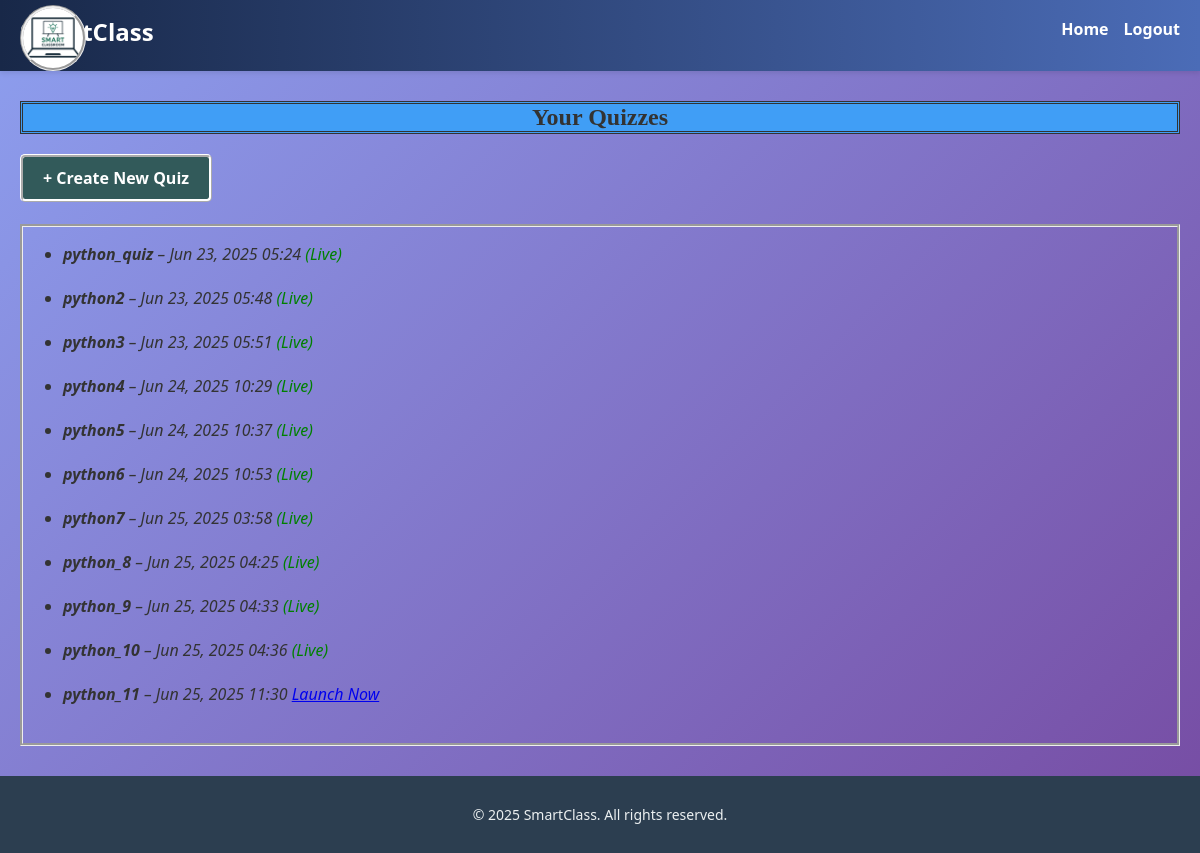
The app's page /teacher/quizzes/ (signed in), older data.
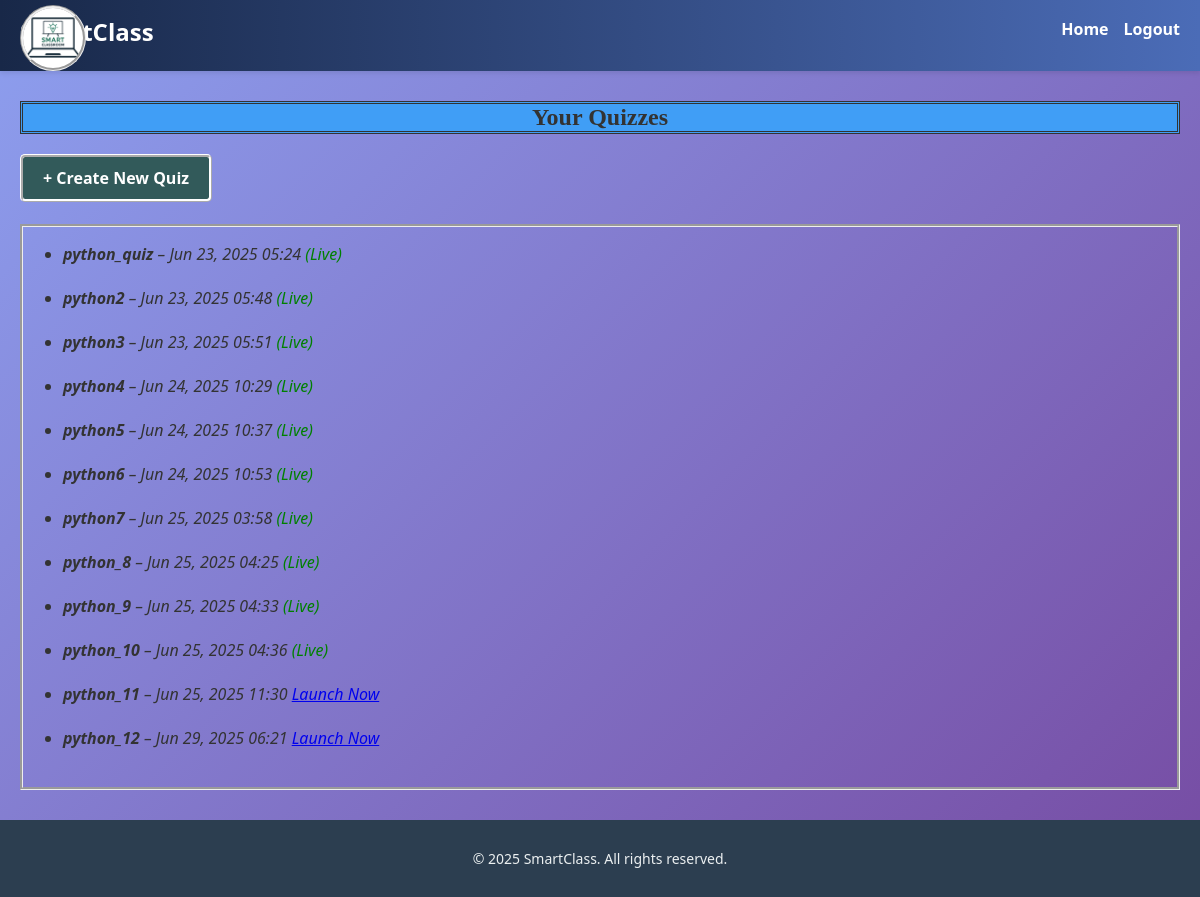
The same page, newer data.
### core/models.py (models this page shows, shortened)
class LiveQuiz(models.Model):
    title = models.CharField(max_length=200)
    created_by = models.ForeignKey(User, on_delete=models.CASCADE)
    is_active = models.BooleanField(default=False)
    created_at = models.DateTimeField(auto_now_add=True)

### core/views.py (the view)
# urls.py: path('teacher/quizzes/', views.teacher_quizzes, name='teacher_quizzes'),
@login_required
def teacher_quizzes(request):
    quizzes = LiveQuiz.objects.filter(created_by=request.user)
    return render(request, 'core/teacher_quizzes.html', {'quizzes': quizzes})

### core/templates/core/teacher_quizzes.html
{% extends "core/base.html" %}
{% block content %}
<body style="background:linear-gradient(135deg, #8d9fef, #764ba2);">
<center><h2 style="margin-top:0;border-style:double;background-color: rgb(64, 158, 246);
font-family: Cambria, Cochin, Georgia, Times, 'Times New Roman', serif;glow">Your Quizzes</h2></center>
<a href="{% url 'create_quiz' %}" style="
    color: rgb(255, 255, 255);
    display: inline-block;
     font-weight: bold;
    padding: 10px 20px;
    background-color:rgb(50, 90, 90);
    border-style: ridge;
    border-color: rgb(255, 255, 255);
    text-decoration: none;
    border-radius: 5px;"
  }>+ Create New Quiz</a>
  <br><br>
<div style="border-style: groove;">
<ul>
  {% for quiz in quizzes %}
    <li style="font-style: italic; font-weight: 500 ;">
      <strong>{{ quiz.title }}</strong> – {{ quiz.created_at|date:"M d, Y H:i" }}
      {% if quiz.is_active %}
        <span style="color: green;">(Live)</span>
      {% else %}
        <a href="{% url 'launch_quiz' quiz.id %}">  Launch Now</a>
      {% endif %}
    </li><br>
  {% endfor %}
</ul>
</div>
</body>
{% endblock %}

Row changes from the older to the newer data that the page shows:
added LiveQuiz: title "python_12", created_at "Jun 29, 2025 06:21", is_active "Launch Now"
